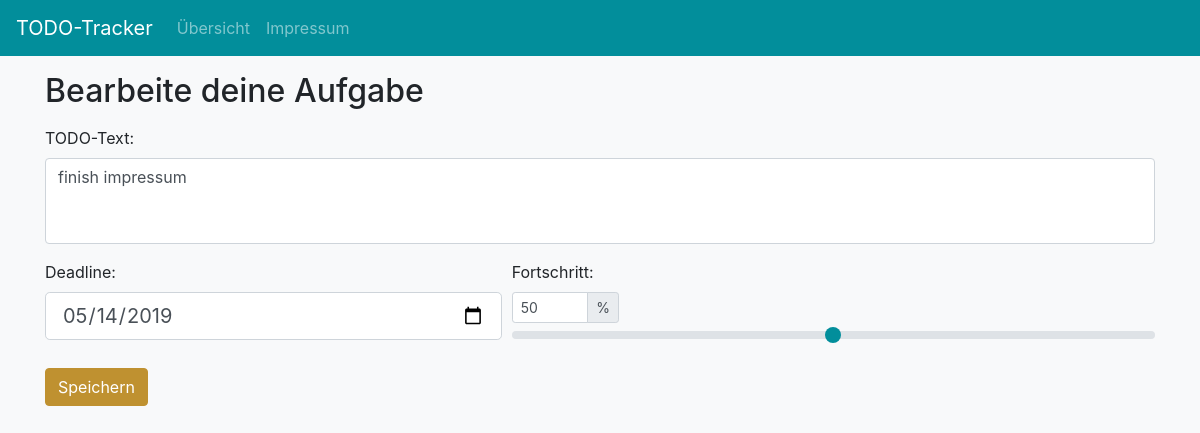
The page /edit-todo/2 on the database its author committed.
### todo/models.py (models this page shows)
class Task(models.Model):
    task_text = models.CharField(max_length=160)
    deadline = models.DateField('deadline')
    progress = models.FloatField('progress')
    pub_date = models.DateTimeField('date published')

### todo/views.py (the view, shortened to what this page needs)
# urls.py: path('edit-todo/<int:todo_id>', views.edit_todo, name='edit-todo'),
def edit_todo(request, todo_id):
    task = get_object_or_404(Task, pk=todo_id)
    form = TodoForm(initial={'text': task.task_text, 'percent': task.progress, 'date': task.deadline})
    return render(request, 'todo/edit-todo.html', {'form': form})

### todo/forms/TodoForm.py
class TodoForm(forms.Form):
    text = forms.CharField(label='Task text', max_length=160, widget=forms.Textarea)
    percent = forms.FloatField(label='percent', max_value=100, min_value=0)
    date = forms.DateField()

### todo/templates/todo/edit-todo.html
{% extends "todo/todo-form.html" %}
{% block formTitle %}Bearbeite deine Aufgabe{% endblock %}

### todo/templates/todo/todo-form.html (shortened to what this page needs)
{% extends "base.html" %}
{% block main %}
<main class="mt-3">
    <div class="container">
        <h2 class="mb-3">{% block formTitle %}{% endblock %}</h2>
        <form method="post">
            <div class="form-group">
                <label for="todoText">TODO-Text:</label>
                <textarea class="form-control {% if form.text.errors %}is-invalid{%  endif %}" id="todoText" rows="3" maxlength="160" placeholder="Your TODO-Text here" name="text">{% if form.text.value %}{{ form.text.value }}{% endif %}</textarea>
            </div>
            <div class="form-row">
                <div class="form-group col-md-5 fieldWrapper">
                    <label for="datePicker">Deadline:</label>
                    <input type="date" class="form-control-lg form-control {% if form.date.errors %}is-invalid{%  endif %}" id="datePicker" name="date" {% if form.date.value %}value="{{ form.date.value | date:"Y-m-d" }}"{% endif %} >
                </div>
                <div class="form-group col-md-7">
                        <label for="percentReady">Fortschritt: </label>
                        <div class="input-group input-group-sm col-md-3 col-lg-2 p-0">
                            <input type="number" id="rangeValue" name="percent" class="form-control" min="0" max="100" step="0.5" maxlength="4" >
                            <div class="input-group-append">
                                <span class="input-group-text">%</span>
                            </div>
                        </div>
                    <input type="range" class="custom-range {% if form.percent.errors %}is-invalid{%  endif %}" min="0" max="100" step="0.5" id="percentReady" {% if form.percent.value %}value="{{ form.percent.value }}" {% else %} value="50" {% endif %} aria-label="rangeValue" aria-describedby="rangeValue">
                </div>
            </div>
            <button type="submit" class="btn btn-custom-primary">Speichern</button>
        </form>
    </div>
</main>
{% endblock %}

### todo/static/todo/css/global.css (style rules this page uses)
#todoText { resize: none; }
.btn-custom-primary { color: #fff; background-color: #BF9130 !important; border-color: #BF9130; }

### rows shown on the page
Task: text "finish impressum", date "05/14/2019", percent.value "50"
